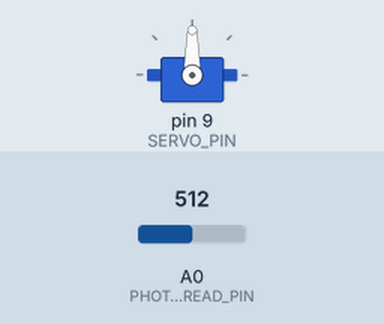
Simulated run of this sketch. Board: Arduino Uno, built with avr-gcc and run on an emulated ATmega328P. Shown: servo. The inputs (shaded band) are chosen by the test bench; at power-on: A0 (PHOTO_READ_PIN) = 512.

Above: at 1.2 s.
1.3 s: A0 (PHOTO_READ_PIN) set to 716
At 1.7 s:
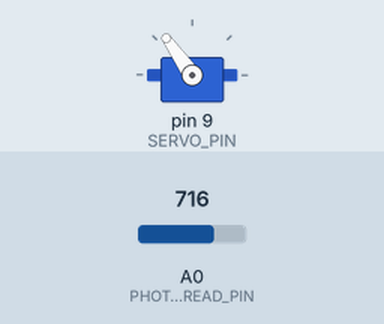
2.8 s: A0 (PHOTO_READ_PIN) set to 900
At 4.0 s:
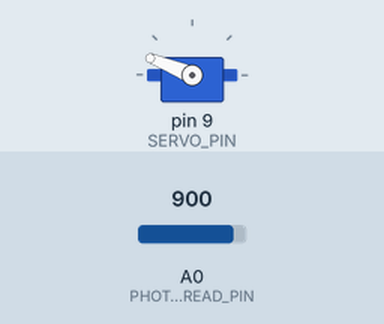
4.3 s: A0 (PHOTO_READ_PIN) set to 1023
At 5.2 s:
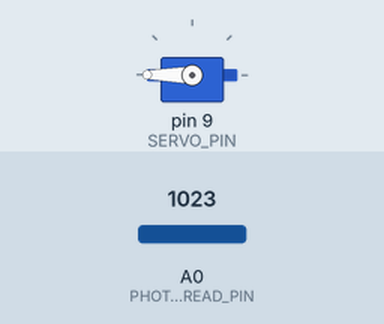
5.8 s: A0 (PHOTO_READ_PIN) set to 306
At 6.4 s:
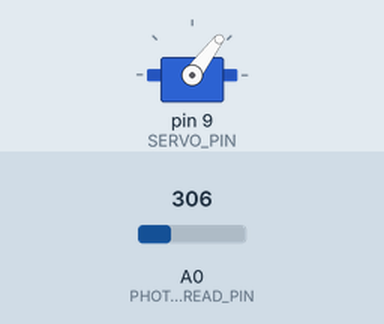
7.3 s: A0 (PHOTO_READ_PIN) set to 122
At 8.7 s:
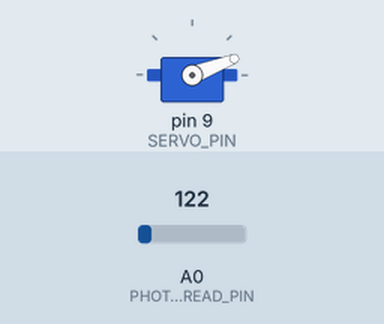
Timing chart, 0 to 9.8 s (numbered marks = the images above; inputs shaded):
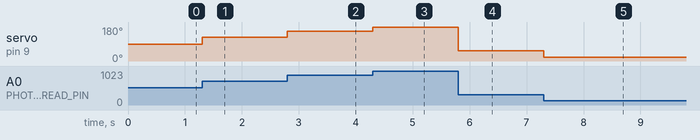

The sketch:

LightServoDetectorExercise.ino
```cpp
#include <Servo.h>

const int PHOTO_READ_PIN = A0;
const int SERVO_PIN = 9;
Servo myServo;

void setup() {
  Serial.begin(9600);
  pinMode(PHOTO_READ_PIN, INPUT_PULLUP);
  myServo.attach(SERVO_PIN);

}

void loop() {
  int lightValue = map(analogRead(PHOTO_READ_PIN), 0, 1023, 0, 180);

  myServo.write(lightValue);
}
```

Measured:
- after the input at 1.3 s, servo on pin 9 (SERVO_PIN): 90° → 125° at once
- after the input at 2.8 s, servo on pin 9 (SERVO_PIN): 125° → 158° at once
- after the input at 4.3 s, servo on pin 9 (SERVO_PIN): 158° → 180° at once
- after the input at 5.8 s, servo on pin 9 (SERVO_PIN): 180° → 53° at once
- after the input at 7.3 s, servo on pin 9 (SERVO_PIN): 53° → 21° at once
